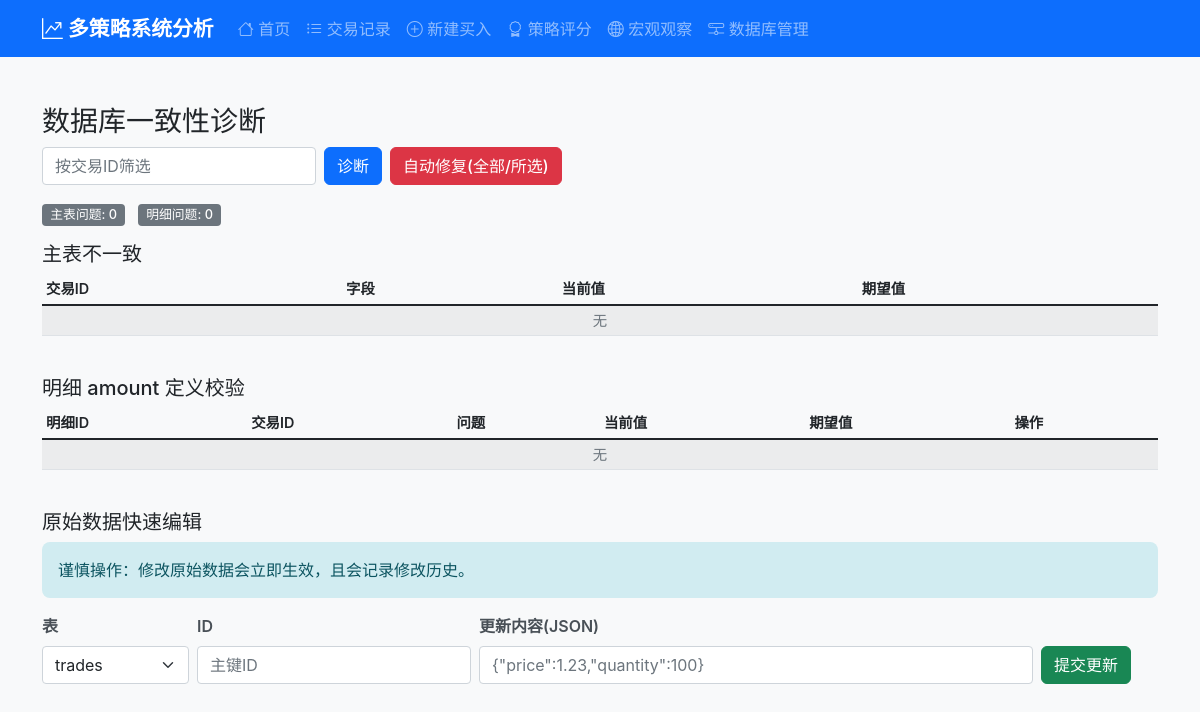
Page /admin/db/diagnose on the earlier database version.
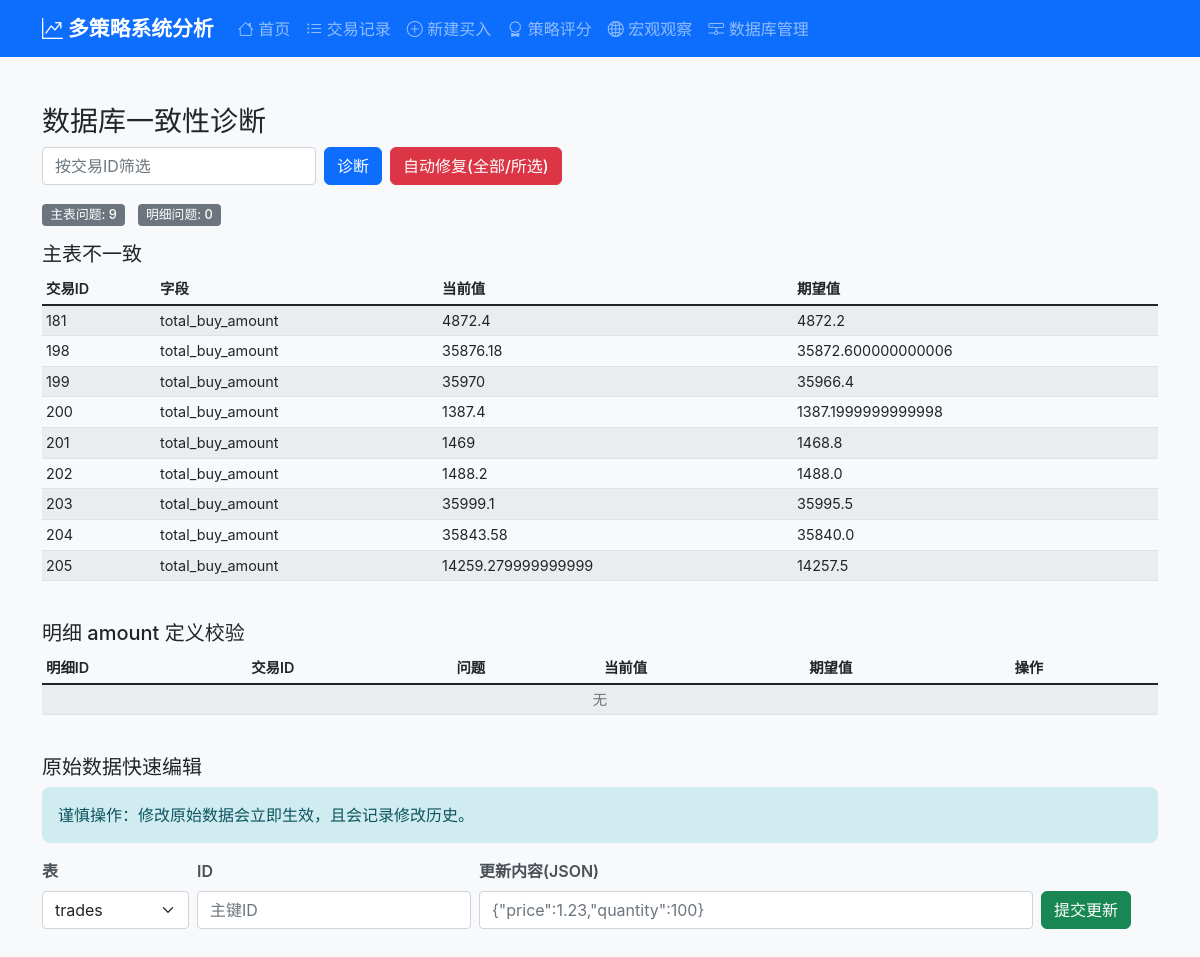
Same page on the later database version.
### tables this page shows
CREATE TABLE trades (
                id INTEGER PRIMARY KEY AUTOINCREMENT,
                symbol_code TEXT NOT NULL,
                symbol_name TEXT NOT NULL,
                open_date DATE NOT NULL,
                close_date DATE,
                status TEXT DEFAULT 'open',  -- open: 持仓中, closed: 已平仓
                total_buy_amount DECIMAL(15,3) DEFAULT 0,
                total_buy_quantity INTEGER DEFAULT 0,
                total_sell_amount DECIMAL(15,3) DEFAULT 0,
                total_sell_quantity INTEGER DEFAULT 0,
                remaining_quantity INTEGER DEFAULT 0,
                total_profit_loss DECIMAL(15,3) DEFAULT 0,
                total_profit_loss_pct DECIMAL(8,4) DEFAULT 0,
                holding_days INTEGER DEFAULT 0,
                created_at TIMESTAMP DEFAULT CURRENT_TIMESTAMP,
                updated_at TIMESTAMP DEFAULT CURRENT_TIMESTAMP
            , strategy TEXT DEFAULT "trend", trade_log TEXT, deleted_at TIMESTAMP, deleted_reason TEXT, strategy_id INTEGER, is_deleted INTEGER DEFAULT 0, delete_date TIMESTAMP, delete_reason TEXT, operator_note TEXT, total_gross_profit DECIMAL(15,3) DEFAULT 0, total_net_profit DECIMAL(15,3) DEFAULT 0, total_net_profit_pct DECIMAL(8,4) DEFAULT 0, total_buy_fees DECIMAL(15,3) DEFAULT 0, total_sell_fees DECIMAL(15,3) DEFAULT 0, total_fees DECIMAL(15,3) DEFAULT 0, total_fee_ratio_pct DECIMAL(8,4) DEFAULT 0);

### routes/admin_routes.py (the view)
@admin_bp.route('/db/diagnose')
def db_diagnose_page():
    trade_id = request.args.get('trade_id', type=int)
    result = _svc().validate_database(trade_id)
    return render_template('admin_db.html', result=result, trade_id=trade_id)

### routes/admin_routes.py (called while the page is built)
def _svc():
    return DatabaseMaintenanceService(current_app.db_service, current_app.trading_service)

### services/database_service.py (called while the page is built)
    def execute_query(self, query: str, params: tuple = (), fetch_one: bool = False, fetch_all: bool = True) -> Any:
        with self.get_connection() as conn:
            cursor = conn.cursor()
            cursor.execute(query, params)
            if query.strip().upper().startswith(('INSERT', 'UPDATE', 'DELETE')):
                conn.commit()
            if fetch_one:
                return cursor.fetchone()
            elif fetch_all:
                return cursor.fetchall()
            else:
                return cursor.lastrowid

### templates/admin_db.html (shortened to what this page needs)
{% extends 'base.html' %}
{% block content %}
    <div class="container mt-4">
        <h3>数据库一致性诊断</h3>
        <form class="row g-2 mb-3" method="get" action="">
            <div class="col-auto">
                <input type="number"
                       class="form-control"
                       name="trade_id"
                       placeholder="按交易ID筛选"
                       value="{{ trade_id or '' }}">
            </div>
            <div class="col-auto">
                <button class="btn btn-primary" type="submit">诊断</button>
            </div>
            <div class="col-auto">
                <button class="btn btn-danger" type="button" id="btnAutoFix">自动修复(全部/所选)</button>
            </div>
        </form>
        <div class="mb-3">
            <span class="badge bg-secondary">主表问题: {{ result.summary.trade_issue_count }}</span>
            <span class="badge bg-secondary ms-2">明细问题: {{ result.summary.detail_issue_count }}</span>
        </div>
        <h5>主表不一致</h5>
        <div class="table-responsive">
            <table class="table table-sm table-striped align-middle">
                <thead>
                    <tr>
                        <th>交易ID</th>
                        <th>字段</th>
                        <th>当前值</th>
                        <th>期望值</th>
                    </tr>
                </thead>
                <tbody>
                    {% for r in result.trade_issues %}
                        <tr>
                            <td>{{ r.trade_id }}</td>
                            <td>{{ r.field }}</td>
                            <td>{{ r.current }}</td>
                            <td>{{ r.expected }}</td>
                        </tr>
                    {% endfor %}
                    {% if not result.trade_issues %}
                        <tr>
                            <td colspan="4" class="text-muted text-center">无</td>
                        </tr>
                    {% endif %}
                </tbody>
            </table>
        </div>
        <h5 class="mt-4">明细 amount 定义校验</h5>
        <div class="table-responsive">
            <table class="table table-sm table-striped align-middle">
                <thead>
                    <tr>
                        <th>明细ID</th>
                        <th>交易ID</th>
                        <th>问题</th>
                        <th>当前值</th>
                        <th>期望值</th>
                        <th>操作</th>
                    </tr>
                </thead>
                <tbody>
                    {% if not result.detail_issues %}
                        <tr>
                            <td colspan="6" class="text-muted text-center">无</td>
                        </tr>
                    {% endif %}
                </tbody>
            </table>
        </div>
        <h5 class="mt-4">原始数据快速编辑</h5>
        <div class="alert alert-info">谨慎操作：修改原始数据会立即生效，且会记录修改历史。</div>
        <div class="row g-2 align-items-end mb-3">
            <div class="col-auto">
                <label class="form-label">表</label>
                <select class="form-select" id="editTable">
                    <option value="trades">trades</option>
                </select>
            </div>
            <div class="col-auto">
                <label class="form-label">ID</label>
                <input type="number" class="form-control" id="editId" placeholder="主键ID">
            </div>
            <div class="col-12 col-md-6">
                <label class="form-label">更新内容(JSON)</label>
                <input type="text"
                       class="form-control"
                       id="editJson"
                       placeholder='{"price":1.23,"quantity":100}'>
            </div>
            <div class="col-auto">
                <button class="btn btn-success" id="btnEditSubmit">提交更新</button>
            </div>
        </div>
    </div>
{% endblock %}

### templates/base.html (shortened to what this page needs)
<!DOCTYPE html>
<html lang="zh-CN">
    <head>
        <link href="https://cdn.jsdelivr.net/npm/bootstrap@5.1.3/dist/css/bootstrap.min.css"
              rel="stylesheet">
        <link href="https://cdn.jsdelivr.net/npm/bootstrap-icons@1.8.1/font/bootstrap-icons.css"
              rel="stylesheet">
        <link href="{{ url_for('static', filename='css/style.css') }}"
              rel="stylesheet">
    </head>
    <body>
        <nav class="navbar navbar-expand-lg navbar-dark bg-primary">
            <div class="container">
                <a class="navbar-brand" href="{{ url_for("main.index") }}">
                    <i class="bi bi-graph-up-arrow"></i> 多策略系统分析
                </a>
                <div class="collapse navbar-collapse" id="navbarNav">
                    <ul class="navbar-nav me-auto">
                        <li class="nav-item">
                            <a class="nav-link" href="{{ url_for("main.index") }}">
                                <i class="bi bi-house"></i> 首页
                            </a>
                        </li>
                        <li class="nav-item">
                            <a class="nav-link" href="{{ url_for("trading.trades") }}">
                                <i class="bi bi-list-ul"></i> 交易记录
                            </a>
                        </li>
                        <li class="nav-item">
                            <a class="nav-link" href="{{ url_for("trading.add_buy") }}">
                                <i class="bi bi-plus-circle"></i> 新建买入
                            </a>
                        </li>
                        <li class="nav-item">
                            <a class="nav-link" href="{{ url_for("analysis.strategy_scores") }}">
                                <i class="bi bi-award"></i> 策略评分
                            </a>
                        </li>
                        <li class="nav-item">
                            <a class="nav-link" href="{{ url_for("macro.dashboard") }}">
                                <i class="bi bi-globe2"></i> 宏观观察
                            </a>
                        </li>
                        <li class="nav-item">
                            <a class="nav-link" href="{{ url_for("admin.db_diagnose_page") }}">
                                <i class="bi bi-hdd-network"></i> 数据库管理
                            </a>
                        </li>
                    </ul>
                </div>
            </div>
        </nav>
        <div class="container-fluid py-4">
            {% block content %}{% endblock %}
        </div>
    </body>
</html>

### static/css/style.css (style rules this page uses)
body { font-family: -apple-system, BlinkMacSystemFont, 'Segoe UI', Roboto, Oxygen, Ubuntu, Cantarell, sans-serif; background-color: #f8f9fa; }
.navbar-brand { font-weight: 600; font-size: 1.3rem; }
.table th { border-top: none; font-weight: 600; font-size: 0.9rem; vertical-align: middle; }
.table td { vertical-align: middle; font-size: 0.9rem; }
.badge { font-size: 0.8rem; font-weight: 500; }
.btn { font-weight: 500; border-radius: 0.375rem; transition: all 0.15s ease-in-out; }
.form-label { font-weight: 600; color: #495057; margin-bottom: 0.5rem; }
.alert { border: none; border-radius: 0.5rem; }
.alert-info { background-color: #d1ecf1; color: #0c5460; }

Differences in the rows shown:
now on this page (row edited): trades: trade_id "181", field "total_buy_amount", current "4872.4", expected "4872.2"
added trades: trade_id "198", field "total_buy_amount", current "35876.18", expected "35872.600000000006"
added trades: trade_id "199", field "total_buy_amount", current "35970", expected "35966.4"
added trades: trade_id "200", field "total_buy_amount", current "1387.4", expected "1387.1999999999998"
added trades: trade_id "201", field "total_buy_amount", current "1469", expected "1468.8"
added trades: trade_id "202", field "total_buy_amount", current "1488.2", expected "1488.0"
added trades: trade_id "203", field "total_buy_amount", current "35999.1", expected "35995.5"
added trades: trade_id "204", field "total_buy_amount", current "35843.58", expected "35840.0"
added trades: trade_id "205", field "total_buy_amount", current "14259.279999999999", expected "14257.5"
Other differences:
{{ result.summary.trade_issue_count }}: "0" → "9"
text no longer shown: "无"
